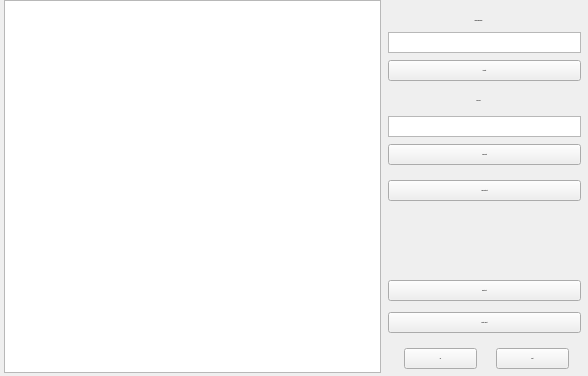
<?xml version="1.0" encoding="UTF-8"?>
<ui version="4.0">
 <class>Liss</class>
 <widget class="QWidget" name="Liss">
  <property name="geometry">
   <rect>
    <x>4</x>
    <y>23</y>
    <width>588</width>
    <height>376</height>
   </rect>
  </property>
  <property name="windowTitle">
   <string>Список подразделений и стрелков</string>
  </property>
  <property name="styleSheet">
   <string notr="true">QGroupBox { 
     border: 1px solid gray; 
     border-radius: 4px; 
   margin-top: 10px;
 } 
QGroupBox::title { 
    background-color: #aaaaaa /*transparent*/;
     subcontrol-position: top left; /* position at the top left*/ 
     padding:2 13px;
     top: -10px;
    left: 8px;
 } 
   </string>
  </property>
  <widget class="QTreeView" name="TV">
  <property name="geometry">
   <rect>
    <x>4</x>
    <y>0</y>
    <width>377</width>
    <height>373</height>
   </rect>
  </property>
  </widget>
  <widget class="QPushButton" name="Cadds">
  <property name="geometry">
   <rect>
    <x>388</x>
    <y>144</y>
    <width>193</width>
    <height>21</height>
   </rect>
  </property>
  <property name="font">
     <font>
      <family>MS Sans Serif</family>
      <pointsize>8.25</pointsize>
      <bold>true</bold>
      <weight>75</weight>
     </font>
  </property>
  <property name="text">
   <string>Add shoot</string>
  </property>
  <property name="toolTip">
   <string>Добавить стрелка в подразделение</string>
  </property>
  </widget>
  <widget class="QPlainTextEdit" name="Tlst">
  <property name="geometry">
   <rect>
    <x>388</x>
    <y>32</y>
    <width>193</width>
    <height>21</height>
   </rect>
  </property>
  <property name="font">
     <font>
      <family>MS Sans Serif</family>
      <pointsize>8.25</pointsize>
      <bold>true</bold>
      <weight>75</weight>
     </font>
  </property>
  <property name="toolTip">
   <string>Наименование выбранного подразделения стрелка</string>
  </property>
  </widget>
  <widget class="QPushButton" name="Cdelp">
  <property name="geometry">
   <rect>
    <x>388</x>
    <y>280</y>
    <width>193</width>
    <height>21</height>
   </rect>
  </property>
  <property name="font">
     <font>
      <family>MS Sans Serif</family>
      <pointsize>8.25</pointsize>
      <bold>true</bold>
      <weight>75</weight>
     </font>
  </property>
  <property name="text">
   <string>Delete list</string>
  </property>
  <property name="toolTip">
   <string>Удалить все подразделение</string>
  </property>
  </widget>
  <widget class="QPlainTextEdit" name="Tnm">
  <property name="geometry">
   <rect>
    <x>388</x>
    <y>116</y>
    <width>193</width>
    <height>21</height>
   </rect>
  </property>
  <property name="font">
     <font>
      <family>MS Sans Serif</family>
      <pointsize>8.25</pointsize>
      <bold>true</bold>
      <weight>75</weight>
     </font>
  </property>
  <property name="toolTip">
   <string>Фамилия выбранного стрелка</string>
  </property>
  </widget>
  <widget class="QPushButton" name="Cdels">
  <property name="geometry">
   <rect>
    <x>388</x>
    <y>312</y>
    <width>193</width>
    <height>21</height>
   </rect>
  </property>
  <property name="font">
     <font>
      <family>MS Sans Serif</family>
      <pointsize>8.25</pointsize>
      <bold>true</bold>
      <weight>75</weight>
     </font>
  </property>
  <property name="text">
   <string>Delete shoot</string>
  </property>
  <property name="toolTip">
   <string>Удалить стрелка из списка</string>
  </property>
  </widget>
  <widget class="QPushButton" name="Caddp">
  <property name="geometry">
   <rect>
    <x>388</x>
    <y>60</y>
    <width>193</width>
    <height>21</height>
   </rect>
  </property>
  <property name="font">
     <font>
      <family>MS Sans Serif</family>
      <pointsize>8.25</pointsize>
      <bold>true</bold>
      <weight>75</weight>
     </font>
  </property>
  <property name="text">
   <string>Add list</string>
  </property>
  <property name="toolTip">
   <string>Добавить подразделение</string>
  </property>
  </widget>
  <widget class="QPushButton" name="Cok">
  <property name="geometry">
   <rect>
    <x>404</x>
    <y>348</y>
    <width>73</width>
    <height>21</height>
   </rect>
  </property>
  <property name="font">
     <font>
      <family>MS Sans Serif</family>
      <pointsize>8.25</pointsize>
      <bold>true</bold>
      <weight>75</weight>
     </font>
  </property>
  <property name="text">
   <string>Ok</string>
  </property>
  <property name="toolTip">
   <string>использовать выбранного стрелка</string>
  </property>
  </widget>
  <widget class="QPushButton" name="Ctxt">
  <property name="geometry">
   <rect>
    <x>388</x>
    <y>180</y>
    <width>193</width>
    <height>21</height>
   </rect>
  </property>
  <property name="font">
     <font>
      <family>MS Sans Serif</family>
      <pointsize>8.25</pointsize>
      <bold>true</bold>
      <weight>75</weight>
     </font>
  </property>
  <property name="text">
   <string>Add from text</string>
  </property>
  <property name="toolTip">
   <string>Добавить стрелков из текстового файла</string>
  </property>
  </widget>
  <widget class="QPushButton" name="Cend">
  <property name="geometry">
   <rect>
    <x>496</x>
    <y>348</y>
    <width>73</width>
    <height>21</height>
   </rect>
  </property>
  <property name="font">
     <font>
      <family>MS Sans Serif</family>
      <pointsize>8.25</pointsize>
      <bold>true</bold>
      <weight>75</weight>
     </font>
  </property>
  <property name="text">
   <string>Exit</string>
  </property>
  <property name="toolTip">
   <string>Выход из формы</string>
  </property>
  </widget>
  <widget class="QLabel" name="Lab2">
  <property name="geometry">
   <rect>
    <x>424</x>
    <y>92</y>
    <width>109</width>
    <height>17</height>
   </rect>
  </property>
  <property name="font">
     <font>
      <family>MS Sans Serif</family>
      <pointsize>8.25</pointsize>
      <bold>true</bold>
      <weight>75</weight>
     </font>
  </property>
  <property name="text">
   <string>Стрелок</string>
  </property>
  <property name="alignment">
   <set>Qt::AlignCenter</set>
  </property>
  </widget>
  <widget class="QLabel" name="Lab1">
  <property name="geometry">
   <rect>
    <x>424</x>
    <y>12</y>
    <width>109</width>
    <height>17</height>
   </rect>
  </property>
  <property name="font">
     <font>
      <family>MS Sans Serif</family>
      <pointsize>8.25</pointsize>
      <bold>true</bold>
      <weight>75</weight>
     </font>
  </property>
  <property name="text">
   <string>Подразделение</string>
  </property>
  <property name="alignment">
   <set>Qt::AlignCenter</set>
  </property>
  </widget>
  </widget>
 <resources/>
 <connections/>
</ui>
